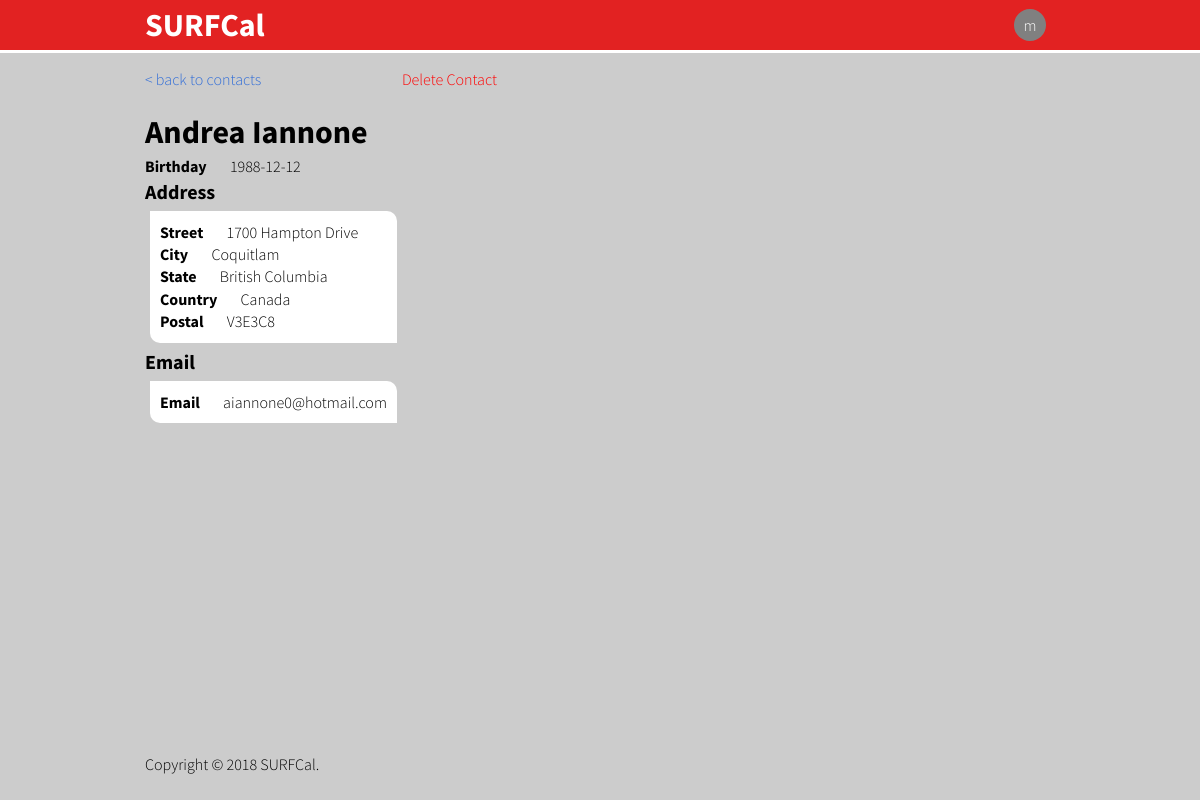
Page /?SURFCal=contact&contact=contactDetail&contactId=2 (signed in) on the committed database.
### tables this page shows
CREATE TABLE Contacts (
    contactId   INTEGER AUTO_INCREMENT,
    accId       INTEGER,
    name        VARCHAR(32) NOT NULL,
    birthday    DATE,
    PRIMARY KEY (contactId),
    FOREIGN KEY (accId) REFERENCES Accounts(id) ON DELETE CASCADE ON UPDATE CASCADE
);

CREATE TABLE ContactAddresses (
    contactId   INTEGER,
    streetField VARCHAR(256) NOT NULL,
    city        VARCHAR(32) NOT NULL,
    state_      VARCHAR(32) NOT NULL,
    country     VARCHAR(32) NOT NULL,
    postal      CHAR(8) NOT NULL,
    PRIMARY KEY (contactId, streetField, city, state_, country, postal),
    FOREIGN KEY (contactId) REFERENCES Contacts(contactId) ON DELETE CASCADE ON UPDATE CASCADE
);

CREATE TABLE ContactEmails (
    contactId   INTEGER,
    email       VARCHAR(64) NOT NULL,
    PRIMARY KEY (contactId, email),
    FOREIGN KEY (contactId) REFERENCES Contacts(contactId) ON DELETE CASCADE ON UPDATE CASCADE
);

### web/config/properties.php (called while the page is built, shortened)
<?php
$profile = 'SURFCal';
?>

### web/config/database.php (called while the page is built, shortened)
<?php
$host = 'localhost';
$user = 'root';
$pass = '';
$schema = 'surfcal';
$conn = new mysqli($host, $user, $pass, $schema);
$conn->set_charset('utf-8');
function getContactDetails($contactId) {
	global $conn;
	$result = [];
	$stmt = mysqli_prepare($conn, "SELECT name, birthday FROM Contacts WHERE contactId=?;");
	mysqli_stmt_bind_param($stmt, "i", $contactId);
	mysqli_stmt_execute($stmt);
	$name_result = mysqli_stmt_get_result($stmt);
	$row = mysqli_fetch_assoc($name_result);
	array_push($result, $row);
	$address_stmt = mysqli_prepare($conn, "SELECT streetField, city, state_, country, postal FROM ContactAddresses WHERE contactId=?;");
	mysqli_stmt_bind_param($address_stmt, "i", $contactId);
	mysqli_stmt_execute($address_stmt);
	$address_result = mysqli_stmt_get_result($address_stmt);
	$email_stmt = mysqli_prepare($conn, "SELECT email FROM ContactEmails WHERE contactId=?;");
	mysqli_stmt_bind_param($email_stmt, "i", $contactId);
	mysqli_stmt_execute($email_stmt);
	$email_result = mysqli_stmt_get_result($email_stmt);
	$phone_stmt = mysqli_prepare($conn, "SELECT phoneNum, type FROM ContactPhones WHERE contactId=?;");
	mysqli_stmt_bind_param($phone_stmt, "i", $contactId);
	mysqli_stmt_execute($phone_stmt);
	$phone_result = mysqli_stmt_get_result($phone_stmt);
	if ($address_result) {
		while($row = mysqli_fetch_assoc($address_result)) {
			array_push($result, $row);
		}
	}
	if ($email_result) {
		while($row = mysqli_fetch_assoc($email_result)) {
			array_push($result, $row);
		}
	}
	if ($phone_result) {
		while($row = mysqli_fetch_assoc($phone_result)) {
			array_push($result, $row);
		}
	}
	return $result;
}
?>

### web/sources/contact/functions.php (the view, shortened to what this page needs)
<?php
function displayContactDetails($details) {
	global $profile;
	$name = "";
	$birthday = "";
	$addresses = [];
	$emails = [];
	$phones = [];
	foreach($details as &$detail) {
		if (isset($detail["name"])) $name = $detail["name"];
		if (isset($detail["birthday"])) $birthday = $detail["birthday"];
		if (isset($detail["streetField"])) {
			array_push($addresses, $detail);
		} else if (isset($detail["email"])) {
			array_push($emails, $detail);
		} else if (isset($detail["phone"])) {
			array_push($phones, $detail);
		}
	}
	echo '<div class="contactDetail">';
	echo '<a id="backToContacts" href="?'. $profile . '=contact" style="display: block;">< back to contacts</a>';
	echo '<h2 id="contactName">' . $name . '</h2>';
	if ($birthday !== "") {
		echo '<span class="infoField">';
		echo '<label>Birthday</label>  ' . $birthday;
		echo '</span>';
	}
	if (count($addresses) > 0) {
		echo '<h4>Address</h4>';
		foreach($addresses as &$address) {
			echo '<div class="contactInfoSection">';
			generateInfoField($address);
			echo '</div>';
		}
	}
	if (count($emails) > 0) {
		echo '<h4>Email</h4>';
		foreach($emails as &$email) {
			echo '<div class="contactInfoSection">';
			echo '</div>';
		}
	}
	echo '</div>';
}
function generateInfoField($info) {
	foreach($info as $key => $value) {
		echo '<span class="infoField">';
		echo '<label>' . infoKeyToLabel($key) . '</label>  ' . $value;
		echo '</span>';
	}
}
function infoKeyToLabel($key) {
	$label = "";
	switch ($key) {
		case "streetField":
			$label = "Street";
			break;
		case "city":
			$label = "City";
			break;
		case "state_":
			$label = "State";
			break;
		case "country":
			$label = "Country";
			break;
		case "postal":
			$label = "Postal";
			break;
		case "email":
			$label = "Email";
			break;
	}
	return $label;
}
function displayDeleteContactOption($contactId) {
	global $profile;
	echo '<a id="deleteContact" href="?' . $profile . '=contact&contact=deleteContact&contactId=' . $contactId . '">Delete Contact</a>';
}
?>

### web/styles/styles.css (style rules this page uses)
html, body { height: 100%; min-height: auto; }
body { background-color: #cccccc; color: black; font-family: "Source Sans Pro", sans-serif; font-size: 12pt; font-weight: 300; line-height: 1.4; margin: 0; padding: 0; }
h1, h2, h3, h4, h5, h6 { font-weight: 700; margin: 0; padding: 0; }
h2 { font-size: 24pt; }
h4 { font-size: 15pt; }
a:link, a:visited { color: #326ed8; text-decoration: none; }
#backToContacts { margin-bottom: 20px; }
#deleteContact { color: red; font-size: 16px; display: block; }
.contactInfoSection { background-color: white; padding: 10px; margin: 5px; border-radius: 0px 10px; display: block; }
.infoField { display: block; }
.infoField label { font-weight: bold; padding-right: 20px; }

### rows in the picture
contacts: name "Andrea Iannone", birthday "1988-12-12"
contactaddresses: key "Street", streetField "1700 Hampton Drive", key "City", city "Coquitlam", key "State", state_ "British Columbia", key "Country", country "Canada", key "Postal", postal "V3E3C8"
contactemails: key "Email", email "aiannone0@hotmail.com"

### other values in the picture
$user[0] "m"
$copy "2018"
$siteTitle "SURFCal"
